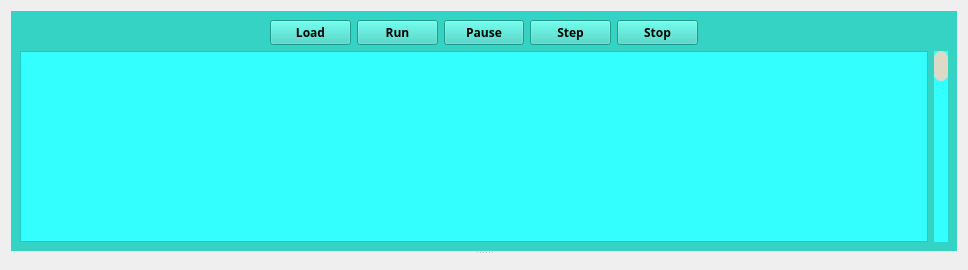
                        <widget class="QWidget" name="midwidget" native="true">
                            <property name="enabled">
                                <bool>true</bool>
                            </property>
                            <property name="sizePolicy">
                                <sizepolicy hsizetype="Expanding" vsizetype="Preferred">
                                    <horstretch>0</horstretch>
                                    <verstretch>0</verstretch>
                                </sizepolicy>
                            </property>
                            <property name="focusPolicy">
                                <enum>Qt::TabFocus</enum>
                            </property>
                            <property name="autoFillBackground">
                                <bool>false</bool>
                            </property>
                            <property name="styleSheet">
                                <string notr="true"/>
                            </property>
                            <layout class="QGridLayout" name="gridLayout_5">
                                <item row="0" column="0">
                                    <widget class="QSplitter" name="editor_cmd_split">
                                        <property name="orientation">
                                            <enum>Qt::Vertical</enum>
                                        </property>
                                        <widget class="QTabWidget" name="mainTabWidget">
                                            <property name="enabled">
                                                <bool>true</bool>
                                            </property>
                                            <property name="focusPolicy">
                                                <enum>Qt::NoFocus</enum>
                                            </property>
                                            <property name="acceptDrops">
                                                <bool>false</bool>
                                            </property>
                                            <property name="toolTipDuration">
                                                <number>-1</number>
                                            </property>
                                            <property name="autoFillBackground">
                                                <bool>false</bool>
                                            </property>
                                            <property name="styleSheet">
                                                <string notr="true">background-color: #34D3C3;
alternate-background-color: rgb(45, 45, 45);</string>
                                            </property>
                                            <property name="tabPosition">
                                                <enum>QTabWidget::North</enum>
                                            </property>
                                            <property name="tabShape">
                                                <enum>QTabWidget::Triangular</enum>
                                            </property>
                                            <property name="currentIndex">
                                                <number>0</number>
                                            </property>
                                            <property name="elideMode">
                                                <enum>Qt::ElideNone</enum>
                                            </property>
                                            <property name="usesScrollButtons">
                                                <bool>true</bool>
                                            </property>
                                            <property name="documentMode">
                                                <bool>true</bool>
                                            </property>
                                            <property name="tabsClosable">
                                                <bool>false</bool>
                                            </property>
                                            <property name="movable">
                                                <bool>false</bool>
                                            </property>
                                            <property name="tabBarAutoHide">
                                                <bool>true</bool>
                                            </property>
                                            <widget class="QWidget" name="tabPrg">
                                                <property name="styleSheet">
                                                    <string notr="true">border-top-color: rgb(81, 81, 81);</string>
                                                </property>
                                                <attribute name="icon">
                                                    <iconset theme="document-edit">
                                                        <normaloff>.</normaloff>.
                                                    </iconset>
                                                </attribute>
                                                <attribute name="title">
                                                    <string>Program</string>
                                                </attribute>
                                                <attribute name="toolTip">
                                                    <string>Assembly code</string>
                                                </attribute>
                                                <layout class="QGridLayout" name="gridLayout_3">
                                                    <item row="0" column="0">
                                                        <layout class="QVBoxLayout" name="verticalLayout" stretch="1,12">
                                                            <item>
                                                                <layout class="QHBoxLayout" name="buttonsLayout">
                                                                    <property name="leftMargin">
                                                                        <number>250</number>
                                                                    </property>
                                                                    <property name="rightMargin">
                                                                        <number>250</number>
                                                                    </property>
                                                                    <item>
                                                                        <widget class="QPushButton" name="ButtonLoad">
                                                                            <property name="sizePolicy">
                                                                                <sizepolicy hsizetype="Expanding" vsizetype="Expanding">
                                                                                    <horstretch>0</horstretch>
                                                                                    <verstretch>0</verstretch>
                                                                                </sizepolicy>
                                                                            </property>
                                                                            <property name="font">
                                                                                <font>
                                                                                    <family>Cascadia Code</family>
                                                                                    <pointsize>9</pointsize>
                                                                                    <weight>75</weight>
                                                                                    <bold>true</bold>
                                                                                </font>
                                                                            </property>
                                                                            <property name="text">
                                                                                <string>Load</string>
                                                                            </property>
                                                                        </widget>
                                                                    </item>
                                                                    <item>
                                                                        <widget class="QPushButton" name="ButtonRun">
                                                                            <property name="sizePolicy">
                                                                                <sizepolicy hsizetype="Expanding" vsizetype="Expanding">
                                                                                    <horstretch>0</horstretch>
                                                                                    <verstretch>0</verstretch>
                                                                                </sizepolicy>
                                                                            </property>
                                                                            <property name="font">
                                                                                <font>
                                                                                    <family>Cascadia Code</family>
                                                                                    <pointsize>9</pointsize>
                                                                                    <weight>75</weight>
                                                                                    <bold>true</bold>
                                                                                </font>
                                                                            </property>
                                                                            <property name="text">
                                                                                <string>Run</string>
                                                                            </property>
                                                                        </widget>
                                                                    </item>
                                                                    <item>
                                                                        <widget class="QPushButton" name="ButtonPause">
                                                                            <property name="sizePolicy">
                                                                                <sizepolicy hsizetype="Expanding" vsizetype="Expanding">
                                                                                    <horstretch>0</horstretch>
                                                                                    <verstretch>0</verstretch>
                                                                                </sizepolicy>
                                                                            </property>
                                                                            <property name="font">
                                                                                <font>
                                                                                    <family>Cascadia Code</family>
                                                                                    <pointsize>9</pointsize>
                                                                                    <weight>75</weight>
                                                                                    <bold>true</bold>
                                                                                </font>
                                                                            </property>
                                                                            <property name="text">
                                                                                <string>Pause</string>
                                                                            </property>
                                                                        </widget>
                                                                    </item>
                                                                    <item>
                                                                        <widget class="QPushButton" name="ButtonStep">
                                                                            <property name="sizePolicy">
                                                                                <sizepolicy hsizetype="Expanding" vsizetype="Expanding">
                                                                                    <horstretch>0</horstretch>
                                                                                    <verstretch>0</verstretch>
                                                                                </sizepolicy>
                                                                            </property>
                                                                            <property name="font">
                                                                                <font>
                                                                                    <family>Cascadia Code</family>
                                                                                    <pointsize>9</pointsize>
                                                                                    <weight>75</weight>
                                                                                    <bold>true</bold>
                                                                                </font>
                                                                            </property>
                                                                            <property name="text">
                                                                                <string>Step</string>
                                                                            </property>
                                                                        </widget>
                                                                    </item>
                                                                    <item>
                                                                        <widget class="QPushButton" name="ButtonStop">
                                                                            <property name="sizePolicy">
                                                                                <sizepolicy hsizetype="Expanding" vsizetype="Expanding">
                                                                                    <horstretch>0</horstretch>
                                                                                    <verstretch>0</verstretch>
                                                                                </sizepolicy>
                                                                            </property>
                                                                            <property name="font">
                                                                                <font>
                                                                                    <family>Cascadia Code</family>
                                                                                    <pointsize>9</pointsize>
                                                                                    <weight>75</weight>
                                                                                    <bold>true</bold>
                                                                                </font>
                                                                            </property>
                                                                            <property name="text">
                                                                                <string>Stop</string>
                                                                            </property>
                                                                        </widget>
                                                                    </item>
                                                                </layout>
                                                            </item>
                                                            <item>
                                                                <layout class="QHBoxLayout" name="horizontalLayout">
                                                                    <item>
                                                                        <widget class="CodeEditor" name="asmEdit">
                                                                            <property name="sizePolicy">
                                                                                <sizepolicy hsizetype="Expanding" vsizetype="Expanding">
                                                                                    <horstretch>0</horstretch>
                                                                                    <verstretch>0</verstretch>
                                                                                </sizepolicy>
                                                                            </property>
                                                                            <property name="font">
                                                                                <font>
                                                                                    <family>Cascadia Code</family>
                                                                                    <pointsize>10</pointsize>
                                                                                    <weight>50</weight>
                                                                                    <italic>false</italic>
                                                                                    <bold>false</bold>
                                                                                </font>
                                                                            </property>
                                                                            <property name="autoFillBackground">
                                                                                <bool>true</bool>
                                                                            </property>
                                                                            <property name="styleSheet">
                                                                                <string notr="true">background-color: #34FFFF;
color: #000000;
font-style: &quot;FiraCode NF&quot;;</string>
                                                                            </property>
                                                                            <property name="sizeAdjustPolicy">
                                                                                <enum>QAbstractScrollArea::AdjustIgnored</enum>
                                                                            </property>
                                                                            <property name="backgroundVisible">
                                                                                <bool>true</bool>
                                                                            </property>
                                                                        </widget>
                                                                    </item>
                                                                    <item>
                                                                        <widget class="QScrollBar" name="sbar">
                                                                            <property name="styleSheet">
                                                                                <string notr="true">QScrollBar:vertical {
	border: none;
    background: #34FFFF;
    width: 14px;
    margin: 0;
	border-radius: 0px;
 }

/*  HANDLE BAR VERTICAL */
QScrollBar::handle:vertical {	
	background-color: #ddd9c8;
	min-height: 30px;
	border-radius: 7px;
}
QScrollBar::handle:vertical:hover{	
	background-color: #9a9a8c;
}
QScrollBar::handle:vertical:pressed {	
	background-color: #8d8669;
}

QScrollBar::add-line:vertical {
height: 0px;
}

QScrollBar::sub-line:vertical {
height: 0px;
}

QScrollBar::add-page:vertical, QScrollBar::sub-page:vertical {
height: 0px;
}</string>
                                                                            </property>
                                                                            <property name="orientation">
                                                                                <enum>Qt::Vertical</enum>
                                                                            </property>
                                                                        </widget>
                                                                    </item>
                                                                </layout>
                                                            </item>
                                                        </layout>
                                                    </item>
                                                </layout>
                                            </widget>
                                        </widget>
                                        <widget class="QTabWidget" name="buttomTabWidget">
                                            <property name="enabled">
                                                <bool>true</bool>
                                            </property>
                                            <property name="autoFillBackground">
                                                <bool>false</bool>
                                            </property>
                                            <property name="styleSheet">
                                                <string notr="true"/>
                                            </property>
                                            <property name="tabShape">
                                                <enum>QTabWidget::Triangular</enum>
                                            </property>
                                            <property name="documentMode">
                                                <bool>true</bool>
                                            </property>
                                            <property name="tabsClosable">
                                                <bool>false</bool>
                                            </property>
                                            <property name="tabBarAutoHide">
                                                <bool>false</bool>
                                            </property>
                                        </widget>
                                    </widget>
                                </item>
                            </layout>
                        </widget>
